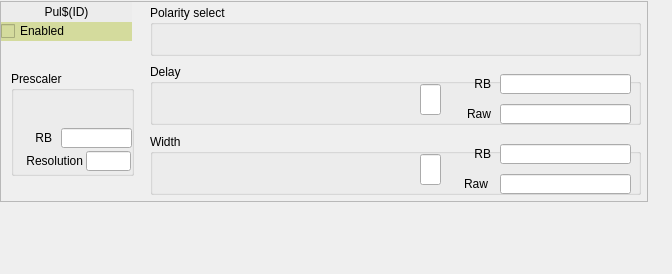
<?xml version="1.0" encoding="UTF-8"?>
<ui version="4.0">
 <class>Form</class>
 <widget class="QWidget" name="Form">
  <property name="geometry">
   <rect>
    <x>0</x>
    <y>0</y>
    <width>672</width>
    <height>274</height>
   </rect>
  </property>
  <property name="windowTitle">
   <string>Pulser</string>
  </property>
  <widget class="QFrame" name="frame">
   <property name="geometry">
    <rect>
     <x>0</x>
     <y>1</y>
     <width>648</width>
     <height>201</height>
    </rect>
   </property>
   <property name="frameShape">
    <enum>QFrame::StyledPanel</enum>
   </property>
   <property name="frameShadow">
    <enum>QFrame::Raised</enum>
   </property>
   <widget class="caToggleButton" name="catogglebutton">
    <property name="geometry">
     <rect>
      <x>1</x>
      <y>20</y>
      <width>131</width>
      <height>20</height>
     </rect>
    </property>
    <property name="toolTip">
     <string>When not set, the output will remain in its inactive state.</string>
    </property>
    <property name="styleSheet">
     <string notr="true">background-color: rgb(212, 219, 157);</string>
    </property>
    <property name="text">
     <string>Enabled</string>
    </property>
    <property name="channel" stdset="0">
     <string notr="true">$(SYS)-$(DEVICE):Pul$(ID)-Ena-Sel</string>
    </property>
   </widget>
   <widget class="caLabel" name="calabel">
    <property name="geometry">
     <rect>
      <x>1</x>
      <y>1</y>
      <width>131</width>
      <height>20</height>
     </rect>
    </property>
    <property name="sizePolicy">
     <sizepolicy hsizetype="Preferred" vsizetype="Fixed">
      <horstretch>0</horstretch>
      <verstretch>0</verstretch>
     </sizepolicy>
    </property>
    <property name="minimumSize">
     <size>
      <width>0</width>
      <height>20</height>
     </size>
    </property>
    <property name="maximumSize">
     <size>
      <width>16777215</width>
      <height>20</height>
     </size>
    </property>
    <property name="styleSheet">
     <string notr="true">background-color: rgb(236, 236, 236, 255);</string>
    </property>
    <property name="text">
     <string>Pul$(ID)</string>
    </property>
    <property name="alignment">
     <set>Qt::AlignCenter</set>
    </property>
   </widget>
   <widget class="QGroupBox" name="groupBox">
    <property name="geometry">
     <rect>
      <x>150</x>
      <y>133</y>
      <width>491</width>
      <height>61</height>
     </rect>
    </property>
    <property name="title">
     <string>Width</string>
    </property>
    <widget class="caSpinbox" name="caspinbox">
     <property name="geometry">
      <rect>
       <x>5</x>
       <y>20</y>
       <width>261</width>
       <height>31</height>
      </rect>
     </property>
     <property name="toolTip">
      <string>How long does a pulse state stay active</string>
     </property>
     <property name="channel" stdset="0">
      <string notr="true">$(SYS)-$(DEVICE):Pul$(ID)-Width-SP</string>
     </property>
     <property name="background">
      <color>
       <red>212</red>
       <green>219</green>
       <blue>157</blue>
      </color>
     </property>
     <property name="fixedFormat">
      <bool>false</bool>
     </property>
     <property name="limitsMode">
      <enum>caSpinbox::User</enum>
     </property>
     <property name="maxValue">
      <double>1999999999.999999046325684</double>
     </property>
     <property name="minValue">
      <double>0.000000000000000</double>
     </property>
    </widget>
    <widget class="QLabel" name="label_31">
     <property name="geometry">
      <rect>
       <x>310</x>
       <y>10</y>
       <width>31</width>
       <height>20</height>
      </rect>
     </property>
     <property name="text">
      <string>RB</string>
     </property>
     <property name="alignment">
      <set>Qt::AlignRight|Qt::AlignTrailing|Qt::AlignVCenter</set>
     </property>
    </widget>
    <widget class="QLabel" name="label_32">
     <property name="geometry">
      <rect>
       <x>310</x>
       <y>40</y>
       <width>28</width>
       <height>20</height>
      </rect>
     </property>
     <property name="text">
      <string>Raw</string>
     </property>
     <property name="alignment">
      <set>Qt::AlignRight|Qt::AlignTrailing|Qt::AlignVCenter</set>
     </property>
    </widget>
    <widget class="caLineEdit" name="calineedit_12">
     <property name="geometry">
      <rect>
       <x>350</x>
       <y>10</y>
       <width>131</width>
       <height>20</height>
      </rect>
     </property>
     <property name="channel" stdset="0">
      <string notr="true">$(SYS)-$(DEVICE):Pul$(ID)-Width-RB</string>
     </property>
     <property name="unitsEnabled">
      <bool>true</bool>
     </property>
    </widget>
    <widget class="caLineEdit" name="calineedit_13">
     <property name="geometry">
      <rect>
       <x>350</x>
       <y>40</y>
       <width>131</width>
       <height>20</height>
      </rect>
     </property>
     <property name="channel" stdset="0">
      <string notr="true">$(SYS)-$(DEVICE):Pul$(ID)-Width-Raw-RB</string>
     </property>
    </widget>
    <widget class="caLineEdit" name="calineedit_15">
     <property name="geometry">
      <rect>
       <x>270</x>
       <y>20</y>
       <width>21</width>
       <height>31</height>
      </rect>
     </property>
     <property name="channel" stdset="0">
      <string notr="true">$(SYS)-$(DEVICE):Pul$(ID)-Delay-SP.EGU</string>
     </property>
    </widget>
   </widget>
   <widget class="QGroupBox" name="groupBox_2">
    <property name="geometry">
     <rect>
      <x>150</x>
      <y>63</y>
      <width>491</width>
      <height>61</height>
     </rect>
    </property>
    <property name="title">
     <string>Delay</string>
    </property>
    <widget class="QLabel" name="label_29">
     <property name="geometry">
      <rect>
       <x>310</x>
       <y>10</y>
       <width>31</width>
       <height>20</height>
      </rect>
     </property>
     <property name="text">
      <string>RB</string>
     </property>
     <property name="alignment">
      <set>Qt::AlignRight|Qt::AlignTrailing|Qt::AlignVCenter</set>
     </property>
    </widget>
    <widget class="caLineEdit" name="calineedit_8">
     <property name="geometry">
      <rect>
       <x>350</x>
       <y>10</y>
       <width>131</width>
       <height>20</height>
      </rect>
     </property>
     <property name="alignment">
      <set>Qt::AlignLeading|Qt::AlignLeft|Qt::AlignVCenter</set>
     </property>
     <property name="channel" stdset="0">
      <string notr="true">$(SYS)-$(DEVICE):Pul$(ID)-Delay-RB</string>
     </property>
     <property name="unitsEnabled">
      <bool>true</bool>
     </property>
    </widget>
    <widget class="caLineEdit" name="calineedit_9">
     <property name="geometry">
      <rect>
       <x>350</x>
       <y>40</y>
       <width>131</width>
       <height>20</height>
      </rect>
     </property>
     <property name="alignment">
      <set>Qt::AlignLeading|Qt::AlignLeft|Qt::AlignVCenter</set>
     </property>
     <property name="channel" stdset="0">
      <string notr="true">$(SYS)-$(DEVICE):Pul$(ID)-Delay-Raw-RB</string>
     </property>
    </widget>
    <widget class="QLabel" name="label_30">
     <property name="geometry">
      <rect>
       <x>310</x>
       <y>40</y>
       <width>31</width>
       <height>20</height>
      </rect>
     </property>
     <property name="text">
      <string>Raw</string>
     </property>
     <property name="alignment">
      <set>Qt::AlignRight|Qt::AlignTrailing|Qt::AlignVCenter</set>
     </property>
    </widget>
    <widget class="caSpinbox" name="caspinbox_2">
     <property name="geometry">
      <rect>
       <x>5</x>
       <y>20</y>
       <width>261</width>
       <height>31</height>
      </rect>
     </property>
     <property name="toolTip">
      <string/>
     </property>
     <property name="channel" stdset="0">
      <string notr="true">$(SYS)-$(DEVICE):Pul$(ID)-Delay-SP</string>
     </property>
     <property name="background">
      <color>
       <red>212</red>
       <green>219</green>
       <blue>157</blue>
      </color>
     </property>
     <property name="fixedFormat">
      <bool>false</bool>
     </property>
     <property name="limitsMode">
      <enum>caSpinbox::User</enum>
     </property>
     <property name="maxValue">
      <double>1999999999.999999046325684</double>
     </property>
     <property name="minValue">
      <double>0.000000000000000</double>
     </property>
    </widget>
    <widget class="caLineEdit" name="calineedit_14">
     <property name="geometry">
      <rect>
       <x>270</x>
       <y>20</y>
       <width>21</width>
       <height>31</height>
      </rect>
     </property>
     <property name="channel" stdset="0">
      <string notr="true">$(SYS)-$(DEVICE):Pul$(ID)-Delay-SP.EGU</string>
     </property>
    </widget>
   </widget>
   <widget class="caFrame" name="caframe">
    <property name="geometry">
     <rect>
      <x>10</x>
      <y>70</y>
      <width>125</width>
      <height>110</height>
     </rect>
    </property>
    <property name="visibility">
     <enum>caFrame::IfZero</enum>
    </property>
    <property name="channel" stdset="0">
     <string notr="true">$(SYS)-$(DEVICE):Pul$(ID)-Prescaler-SP.DISA</string>
    </property>
    <widget class="QGroupBox" name="groupBox_3">
     <property name="geometry">
      <rect>
       <x>1</x>
       <y>0</y>
       <width>123</width>
       <height>105</height>
      </rect>
     </property>
     <property name="title">
      <string>Prescaler</string>
     </property>
     <widget class="caLineEdit" name="calineedit_11">
      <property name="geometry">
       <rect>
        <x>75</x>
        <y>80</y>
        <width>45</width>
        <height>20</height>
       </rect>
      </property>
      <property name="channel" stdset="0">
       <string notr="true">$(SYS)-$(DEVICE):Pul$(ID)-Res-I</string>
      </property>
     </widget>
     <widget class="caLineEdit" name="calineedit_10">
      <property name="geometry">
       <rect>
        <x>50</x>
        <y>57</y>
        <width>71</width>
        <height>20</height>
       </rect>
      </property>
      <property name="channel" stdset="0">
       <string notr="true">$(SYS)-$(DEVICE):Pul$(ID)-Prescaler-RB</string>
      </property>
     </widget>
     <widget class="QLabel" name="label_24">
      <property name="geometry">
       <rect>
        <x>10</x>
        <y>57</y>
        <width>31</width>
        <height>20</height>
       </rect>
      </property>
      <property name="text">
       <string>RB</string>
      </property>
      <property name="alignment">
       <set>Qt::AlignRight|Qt::AlignTrailing|Qt::AlignVCenter</set>
      </property>
     </widget>
     <widget class="QLabel" name="label_25">
      <property name="geometry">
       <rect>
        <x>1</x>
        <y>80</y>
        <width>71</width>
        <height>20</height>
       </rect>
      </property>
      <property name="text">
       <string>Resolution</string>
      </property>
      <property name="alignment">
       <set>Qt::AlignRight|Qt::AlignTrailing|Qt::AlignVCenter</set>
      </property>
     </widget>
     <widget class="caSpinbox" name="caspinbox_3">
      <property name="geometry">
       <rect>
        <x>5</x>
        <y>20</y>
        <width>111</width>
        <height>25</height>
       </rect>
      </property>
      <property name="toolTip">
       <string>How long does a pulse state stay active</string>
      </property>
      <property name="channel" stdset="0">
       <string notr="true">$(SYS)-$(DEVICE):Pul$(ID)-Prescaler-SP</string>
      </property>
      <property name="background">
       <color>
        <red>212</red>
        <green>219</green>
        <blue>157</blue>
       </color>
      </property>
      <property name="fixedFormat">
       <bool>false</bool>
      </property>
     </widget>
    </widget>
   </widget>
   <widget class="QGroupBox" name="groupBox_4">
    <property name="geometry">
     <rect>
      <x>150</x>
      <y>4</y>
      <width>491</width>
      <height>51</height>
     </rect>
    </property>
    <property name="title">
     <string>Polarity select</string>
    </property>
    <widget class="caChoice" name="cachoice">
     <property name="geometry">
      <rect>
       <x>10</x>
       <y>20</y>
       <width>251</width>
       <height>20</height>
      </rect>
     </property>
     <property name="toolTip">
      <string>Reverses the output polarity. When set, changes the output from normally low to normally high.</string>
     </property>
     <property name="channel" stdset="0">
      <string notr="true">$(SYS)-$(DEVICE):Pul$(ID)-Polarity-Sel</string>
     </property>
     <property name="foreground">
      <color>
       <red>0</red>
       <green>0</green>
       <blue>0</blue>
      </color>
     </property>
     <property name="background">
      <color>
       <red>212</red>
       <green>219</green>
       <blue>157</blue>
      </color>
     </property>
     <property name="bordercolor">
      <color>
       <red>0</red>
       <green>0</green>
       <blue>0</blue>
      </color>
     </property>
     <property name="colorMode">
      <enum>caChoice::Static</enum>
     </property>
     <property name="stackingMode" stdset="0">
      <enum>caChoice::Column</enum>
     </property>
     <property name="endBit">
      <number>1</number>
     </property>
    </widget>
   </widget>
  </widget>
 </widget>
 <customwidgets>
  <customwidget>
   <class>caChoice</class>
   <extends>QWidget</extends>
   <header>caChoice</header>
  </customwidget>
  <customwidget>
   <class>caToggleButton</class>
   <extends>QCheckBox</extends>
   <header>caToggleButton</header>
  </customwidget>
  <customwidget>
   <class>caSpinbox</class>
   <extends>QFrame</extends>
   <header>caSpinbox</header>
  </customwidget>
  <customwidget>
   <class>caFrame</class>
   <extends>QFrame</extends>
   <header>caFrame</header>
   <container>1</container>
  </customwidget>
  <customwidget>
   <class>caLabel</class>
   <extends>QLabel</extends>
   <header>caLabel</header>
  </customwidget>
  <customwidget>
   <class>caLineEdit</class>
   <extends>QLineEdit</extends>
   <header>caLineEdit</header>
  </customwidget>
 </customwidgets>
 <resources/>
 <connections/>
</ui>
